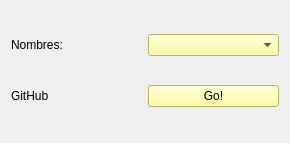
<?xml version="1.0" encoding="UTF-8"?>
<ui version="4.0">
 <class>CreditosForm</class>
 <widget class="QWidget" name="CreditosForm">
  <property name="geometry">
   <rect>
    <x>0</x>
    <y>0</y>
    <width>290</width>
    <height>143</height>
   </rect>
  </property>
  <property name="windowTitle">
   <string>Form</string>
  </property>
  <layout class="QGridLayout" name="gridLayout">
   <item row="1" column="0">
    <widget class="QLabel" name="label_2">
     <property name="text">
      <string>GitHub</string>
     </property>
    </widget>
   </item>
   <item row="0" column="0">
    <widget class="QLabel" name="label">
     <property name="text">
      <string>Nombres:</string>
     </property>
    </widget>
   </item>
   <item row="1" column="1">
    <widget class="QPushButton" name="pushButton">
     <property name="styleSheet">
      <string notr="true">background-color: rgb(253, 255, 138);
font: 700 italic 9pt &quot;Segoe UI&quot;;
color: rgb(0, 0, 0);</string>
     </property>
     <property name="text">
      <string>Go!</string>
     </property>
    </widget>
   </item>
   <item row="0" column="1">
    <widget class="QComboBox" name="comboBox">
     <property name="styleSheet">
      <string notr="true">font: italic 9pt &quot;Segoe UI&quot;;
background-color: rgb(253, 255, 138);</string>
     </property>
    </widget>
   </item>
  </layout>
 </widget>
 <resources/>
 <connections/>
</ui>
